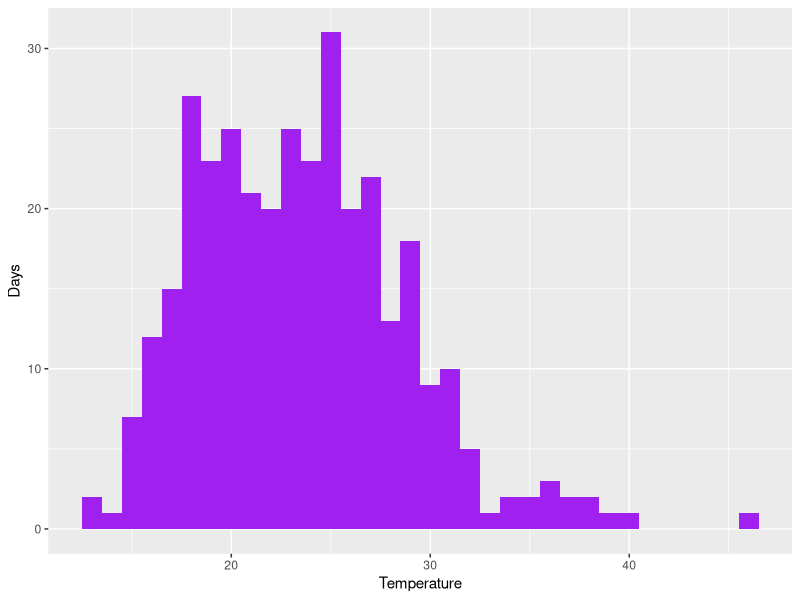
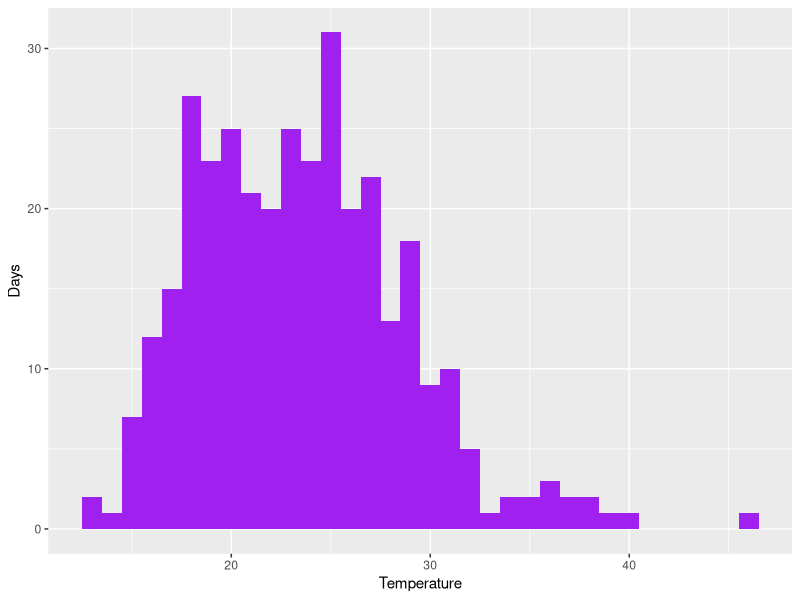
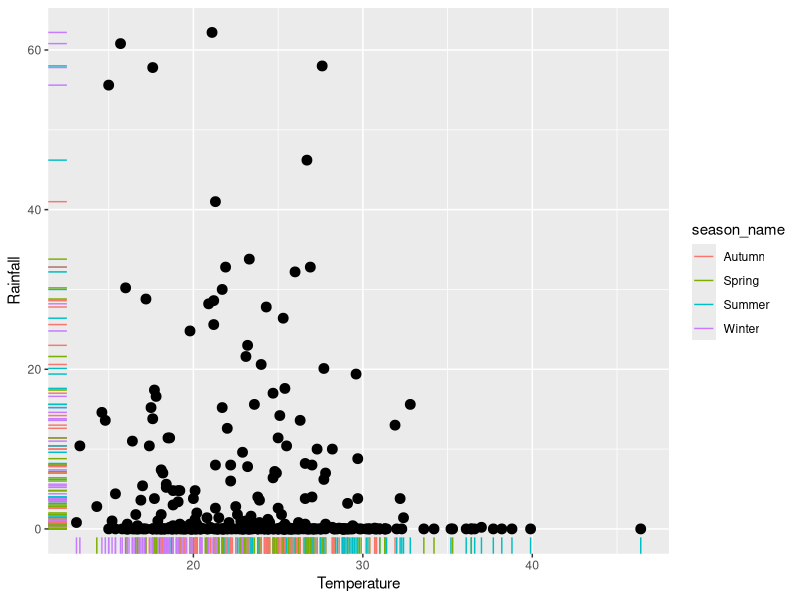
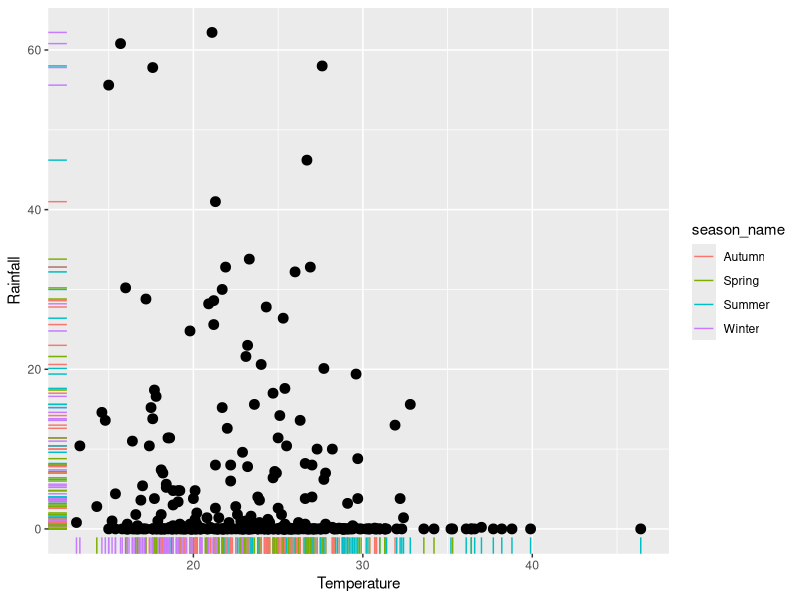

Reproduce these figures in R, in order.
library(tidyverse)
library(here)
beaches <- read_csv(here("data","sydneybeaches3.csv"))


# This is the example from the slides. The first version (a)
# is condensed, and uses convenient functions. The second is
# an "expanded" version (b) that shows what ggplot2 is doing

a <- ggplot(beaches, aes(temperature)) +
  geom_histogram(binwidth = 1, fill = "purple") +
  labs(x = "Temperature", y = "Days")

b <- ggplot() +
  layer(
    data = beaches,
    mapping = aes(x = temperature),
    geom = "bar",
    stat = "bin",
    position = "stack",
    params = list(
      fill = "purple",
      binwidth = 1
    )
  ) +
  scale_x_continuous(name = "Temperature") +
  scale_y_continuous(name = "Days") +
  theme_grey() +
  facet_null() +
  coord_cartesian()

# Exercise 1a: Here is another condensed plot (c). Construct
# the "expanded" version (d) for this plot. Hint: it may be
# usefil to type "c$layers".

# Exercise 1b: Why is it useful to specify data and mappings
# globally in the the ggplot() function?

c <- ggplot(beaches, aes(temperature, rainfall)) +
  geom_point(size = 3) +
  geom_rug(aes(colour = season_name)) +
  labs(x = "Temperature", y = "Rainfall")


# Solution 1a:

d <- ggplot() +
  layer(
    data = beaches,
    mapping = aes(
      x = temperature,
      y = rainfall),
    geom = "point",
    stat = "identity",
    position = "identity",
    params = list(size = 3)
  ) +
  layer(
    data = beaches,
    mapping = aes(
      x = temperature,
      y = rainfall,
      colour = season_name),
    geom = "rug",
    stat = "identity",
    position = "identity"
  ) +
  scale_x_continuous(name = "Temperature") +
  scale_y_continuous(name = "Rainfall") +
  theme_grey() +
  facet_null() +
  coord_cartesian()

# Solution 1b: The beaches data are used in both layers,
# as are the x and y aesthetics. The expanded version is
# very long.



